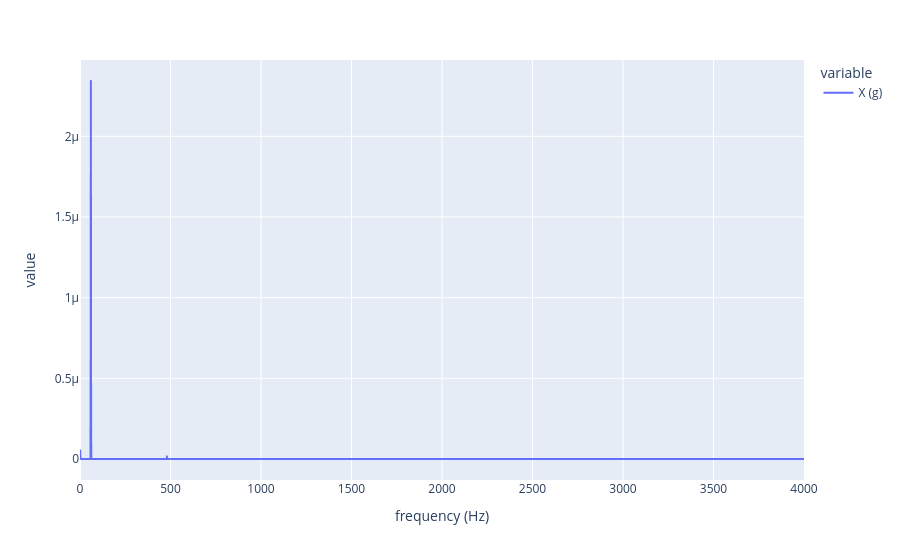

The code cell stored with this chart in its notebook:
### Code cell
import plotly.express as px
acc = pd.DataFrame({'X (g)': A}, index=t)
acc_psd = endaq.calc.psd.welch(acc)
vel_psd = endaq.calc.psd.differentiate(acc_psd, n=-1)

# px.line(acc.head(1000))
px.line(vel_psd)

### Figure 1 — Plotly figure (JSON) as saved in the notebook; plotly's stock layout.template omitted (floating-point values rounded to 4 significant figures; data arrays with more than 128 entries replaced by an {"elided": "..."} marker saying what was removed)
{"data": [{"hovertemplate": "variable=X (g)<br>frequency (Hz)=%{x}<br>value=%{y}<extra></extra>", "legendgroup": "X (g)", "line": {"color": "#636efa", "dash": "solid"}, "marker": {"symbol": "circle"}, "mode": "lines", "name": "X (g)", "showlegend": true, "type": "scattergl", "x": {"elided": "4001 int values"}, "xaxis": "x", "y": {"elided": "4001 float values"}, "yaxis": "y"}], "layout": {"legend": {"title": {"text": "variable"}, "tracegroupgap": 0}, "margin": {"t": 60}, "xaxis": {"anchor": "y", "domain": [0, 1], "title": {"text": "frequency (Hz)"}}, "yaxis": {"anchor": "x", "domain": [0, 1], "title": {"text": "value"}}}}
